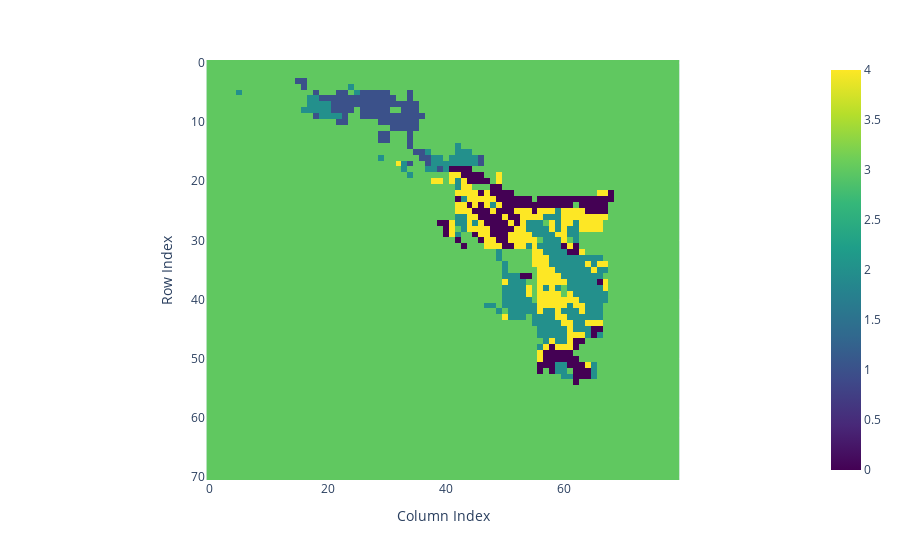

The notebook cell this image was saved under:
### Markdown cell above
Population Density

### Code cell
#Iterate
if menu['population']:  
    pop_path = os.path.join(output_folder, city + '_population.tif')
    with rasterio.open(pop_path) as src:
        pop_data = src.read(1)
        transform = src.transform  

    create_raster_clusters(pop_data, n_clusters=5)
    plot_cluster_labels_plotly(cluster_labels)
    if cluster_labels is not None:
        print("Cluster labels shape:", cluster_labels.shape)
        pop_cluster_gdf = get_cluster_boundaries(cluster_labels, transform)
        pop_cluster = describe_cluster_location(pop_cluster_gdf, aoi_file)
        pop_cluster
    find_highest_lowest_pixel_value_path(pop_path)
    pixelwise_regression(pop_path, summer_path)

### Figure 1 — Plotly figure (JSON) as saved in the notebook; plotly's stock layout.template omitted (floating-point values rounded to 4 significant figures; data arrays with more than 128 entries replaced by an {"elided": "..."} marker saying what was removed)
{"data": [{"coloraxis": "coloraxis", "hovertemplate": "x: %{x}<br>y: %{y}<br>color: %{z}<extra></extra>", "name": "0", "type": "heatmap", "xaxis": "x", "yaxis": "y", "z": {"elided": "71x80 int values"}}], "layout": {"coloraxis": {"colorscale": [[0, "#440154"], [0.1111, "#482878"], [0.2222, "#3e4989"], [0.3333, "#31688e"], [0.4444, "#26828e"], [0.5556, "#1f9e89"], [0.6667, "#35b779"], [0.7778, "#6ece58"], [0.8889, "#b5de2b"], [1, "#fde725"]]}, "margin": {"t": 60}, "xaxis": {"anchor": "y", "constrain": "domain", "domain": [0, 1], "scaleanchor": "y", "title": {"text": "Column Index"}}, "yaxis": {"anchor": "x", "autorange": "reversed", "constrain": "domain", "domain": [0, 1], "title": {"text": "Row Index"}}}}
